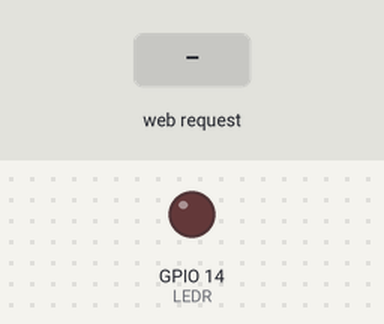
Bench run of a sketch on a simulated ESP32. On the bench: output pins drawn as LEDs (lit = HIGH). Inputs (shaded band) come from the test bench. WiFi joins after 1.5 s; servers stay silent unless stated; what the sketch prints to the serial monitor is not drawn.

Above: at 4.0 s.
4.1 s: HTTP request GET /on received
At 4.9 s:
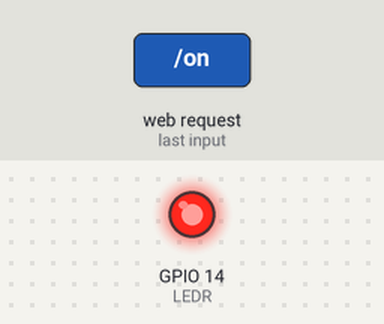
5.6 s: HTTP request GET /off received
At 6.1 s:
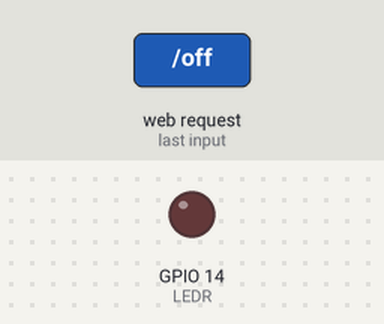
Timing chart, 0 to 8.6 s (numbered marks = the images above; inputs shaded):
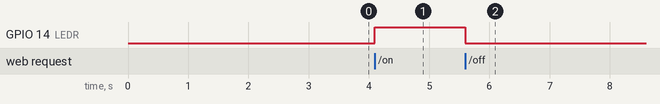

The sketch:

LEDESPBOT.ino
```cpp
#include <WiFiManager.h> //de tzapu
#include <WiFi.h>
#include <WebServer.h>
#include <WiFiClientSecure.h>
#include <UniversalTelegramBot.h> // de Brian Lough
#include <ArduinoJson.h> //ArduinoJson de Benoit

int LEDR = 14;

const char* BOT_TOKEN = "8612623723:AAHGvM86K2NZdimc-P0MkugujDT0plt22o4";
const char* CHAT_ID  = "8728136816";

WiFiClientSecure client;
UniversalTelegramBot bot(BOT_TOKEN, client);
WebServer server(80);

void sendTelegram(const String& msg) {
  if (WiFi.status() == WL_CONNECTED) {
    bot.sendMessage(CHAT_ID, msg, "");
  }
}

void handleRoot() {
  String html = R"rawliteral(
  <!DOCTYPE html>
  <html>
  <head>
    <meta name="viewport" content="width=device-width, initial-scale=1.0">
    <style>
      body { margin:0; font-family:Arial; background:#0f172a; color:white; display:flex; justify-content:center; align-items:center; height:100vh;}
      .container { text-align:center; width:90%; max-width:400px;}
      button { width:100%; padding:20px; margin:10px 0; font-size:18px; border:none; border-radius:15px; color:white;}
      .on { background:#22c55e; }
      .off { background:#ef4444; }
    </style>
  </head>
  <body>
    <div class="container">
      <h1>Control LED</h1>
      <button class="on" onclick="fetch('/on')">Encender</button>
      <button class="off" onclick="fetch('/off')">Apagar</button>
    </div>
  </body>
  </html>
  )rawliteral";

  server.send(200, "text/html", html);
}

void handleOn() {
  digitalWrite(LEDR, HIGH);
  sendTelegram("LED encendido 💡");
  server.send(200, "text/plain", "ON");
}

void handleOff() {
  digitalWrite(LEDR, LOW);
  sendTelegram("LED apagado");
  server.send(200, "text/plain", "OFF");
}

void setup() {
  Serial.begin(115200);
  pinMode(LEDR, OUTPUT);
  digitalWrite(LEDR, LOW); //para iniciar con el led apagado

  WiFi.mode(WIFI_STA);
  WiFiManager wm;
  wm.autoConnect("ESP32_LED","12345678");

  Serial.println(WiFi.localIP());

  client.setInsecure(); // evita problemas SSL
  delay(1000);
  sendTelegram("ESP32 conectado");

  server.on("/", handleRoot);
  server.on("/on", handleOn);
  server.on("/off", handleOff);
  server.begin();
}

void loop() {
  server.handleClient();
}
```

Measured:
- after the input at 4.1 s, GPIO 14 (LEDR): LOW → HIGH at once
- after the input at 5.6 s, GPIO 14 (LEDR): HIGH → LOW at once
